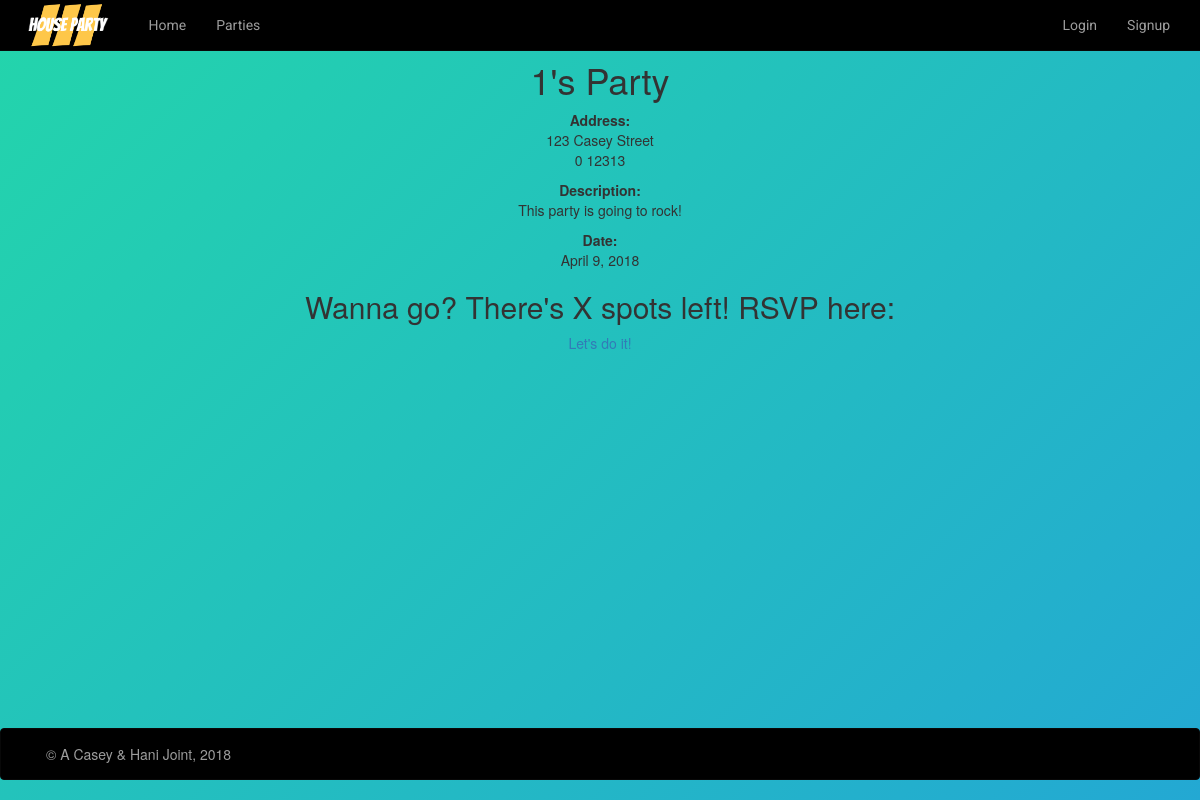
The page /party/party-details/1 on the database as committed earlier.
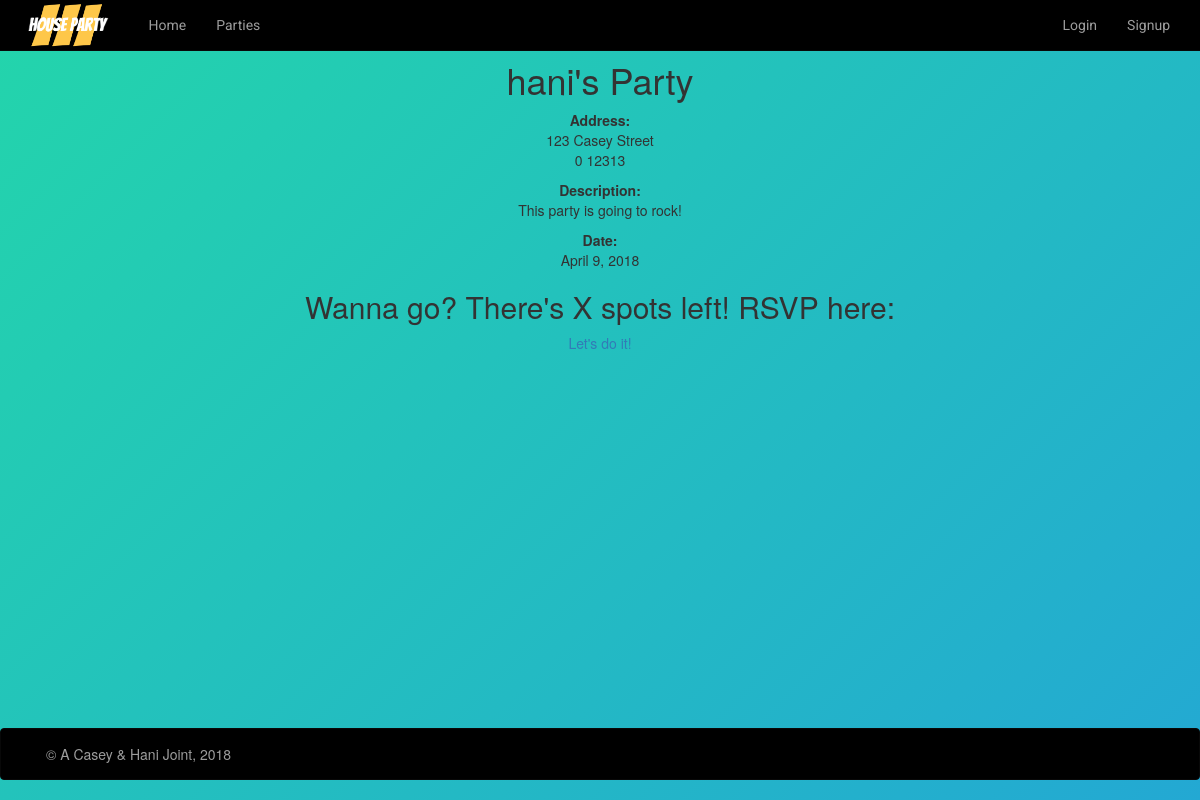
The same page on the database as committed later.
### party/models.py (models this page shows, shortened)
class PartyInformation(models.Model):
    address_st = models.CharField(max_length=100, help_text="Enter the street name for the party", blank=False)
    address_num = models.IntegerField(help_text="Enter the house address number, if none leave blank", blank=False)
    address_apt_num = models.CharField(max_length = 5, blank=True)
    address_zip = models.IntegerField(help_text="Enter the zip for the address", blank=False)
    address_city = models.CharField(max_length = 100, blank=False)
    description = models.CharField(max_length=750, help_text="Enter a description of the party (750 max characters!)", blank=False)
    date_of_party = models.DateField('Party Date', blank=False)
    active = models.BooleanField(help_text="Is the party active?", blank=False)
    creator = models.CharField(max_length=100, blank=False)

### party/views.py (the view)
# urls.py: path('party-details/<int:pk>', views.PartyDetailView.as_view(), name='party-information-detail'),
class PartyDetailView(generic.DetailView):
    model = PartyInformation
    template_name = 'party/partyinformation_detail.html'
    def get_context_data(self, **kwargs):
        context = super(PartyDetailView, self).get_context_data(**kwargs)
        context['party_thrower_id'] = PartyInformation.creator
        context['party_information_id'] = PartyInformation.id
        return context

### party/templates/party/partyinformation_detail.html
{% extends "base_generic.html" %}
{% block content %}
  <br><br>
  <h1>{{ partyinformation.creator }}'s Party</h1>
  <p><strong>Address: </strong><br>{{partyinformation.address_num}} {{partyinformation.address_st}}<br>{{partyinformation.address_city}} {{partyinformation.address_zip}}</a></p>
  <p><strong>Description: </strong><br>{{ partyinformation.description }}</p>
  <p><strong>Date: </strong><br> {{ partyinformation.date_of_party }}</p>
  <h2>Wanna go? There's X spots left! RSVP here: </h2>
  <a href="/party/RSVP/{{user.id}}/{{partyinformation.creator}}/{{partyinformation.id}}">Let's do it!</a>
{% endblock %}

### party/templates/base_generic.html (shortened to what this page needs)
<!DOCTYPE html>
<html lang="en">
<head>
  <link rel="stylesheet" href="https://maxcdn.bootstrapcdn.com/bootstrap/3.3.7/css/bootstrap.min.css">
  {% load static %}
  <link rel="stylesheet" href="{% static 'css/styles.css' %}">
</head>
<body>
  <header>
    <div class="container clearfix">
      <div class= "navbar-wrapper">
          <div class="container">
              <nav class = "navbar navbar-inverse navbar-fixed-top" id="navbar_whole">
                      <div class = "navbar-header">
                          <a class="navbar-brand" href="{%url 'index' %}">
                               <img class="img-responsive" src="/static/images/house_party_iii_logo_white2.png">
                          </a>
                      </div>
                      <div id= "navbar" class="navbar-collapse collapse">
                          <ul class="nav navbar-nav">
                              <li class="navbar-font">
                                  <a href="{% url 'index' %}">Home</a>
                              </li>
                              <li class="navbar-font">
                                  <a href="">Parties</a>
                              </li>
                          </ul>
                      <div id= "navbar" class="navbar-collapse collapse">
                          <ul id="navigation-right" class="nav navbar-nav navbar-right">
                              {% if user.is_authenticated %}
                              <li class="dropdown">
                                <a href="#" class="dropdown-toggle" data-toggle="dropdown" role="button" aria-haspopup="true" aria-expanded="false">Account <span class="caret"></span></a>
                                <ul class="dropdown-menu">
                                  <li class="navbar-font"><a href="">My Parties</a></li>
                                    <li class="navbar-font">
                                        <a href="{% url 'party_create' %}">Throw a Party</a>
                                    </li>
                                  <li role="separator" class="divider"></li>
                                  <li id="username-nav" class="dropdown-header">{{ user.get_username }}</li>
                                  <li class="navbar-font"><a href="{% url 'party-list-view' %}">Profile</a></li>
                                  <li class="navbar-font"><a href="{% url 'logout'%}?next={{request.path}}">Logout</a></li>
                                </ul>
                              </li>
                              {% else %}
                                <li class="navbar-font"><a href="{% url 'login'%}?next={{request.path}}">Login</a></li>
                                <li class="navbar-font"><a href="{% url 'login'%}?next={{request.path}}">Signup</a></li>
                              {% endif %}
                          </ul>
                      </div>
              </nav>
          </div>
      </div>
    </div>
  </header>
  {% block content %} {% endblock %}<br><br>
  <footer class="footer navbar-fixed-bottom">
    <div class= "navbar navbar-inverse navbar-static-bottom" role="navigation">
        <div class="navbar-text pull-left">
        &copy; A Casey & Hani Joint, 2018
        </div>
    </div>
    </footer>
</body>
</html>

### party/static/css/styles.css (style rules this page uses)
.navbar-font { font-family: 'Roboto', sans-serif; }
.img-responsive { height: 130px; margin-top: -12px; padding-bottom: 50px; }
#navigation-right { padding-right: 30px; }
.navbar { background-color: black; opacity: 1; }
body { background-color: magenta; text-align: center; background: linear-gradient(-45deg, #EE7752, #E73C7E, #23A6D5, #23D5AB); background-size: 400% 400%; -webkit-animation: Gradient 15s ease infinite; -moz-animation: Gradient 15s ease infinite; animation: Gradient 15s ease infinite; }
ul { list-style-type: none; }

Rows that differ between the two databases and show on the page:
changed PartyInformation "Casey Street": creator "1" → "hani"
